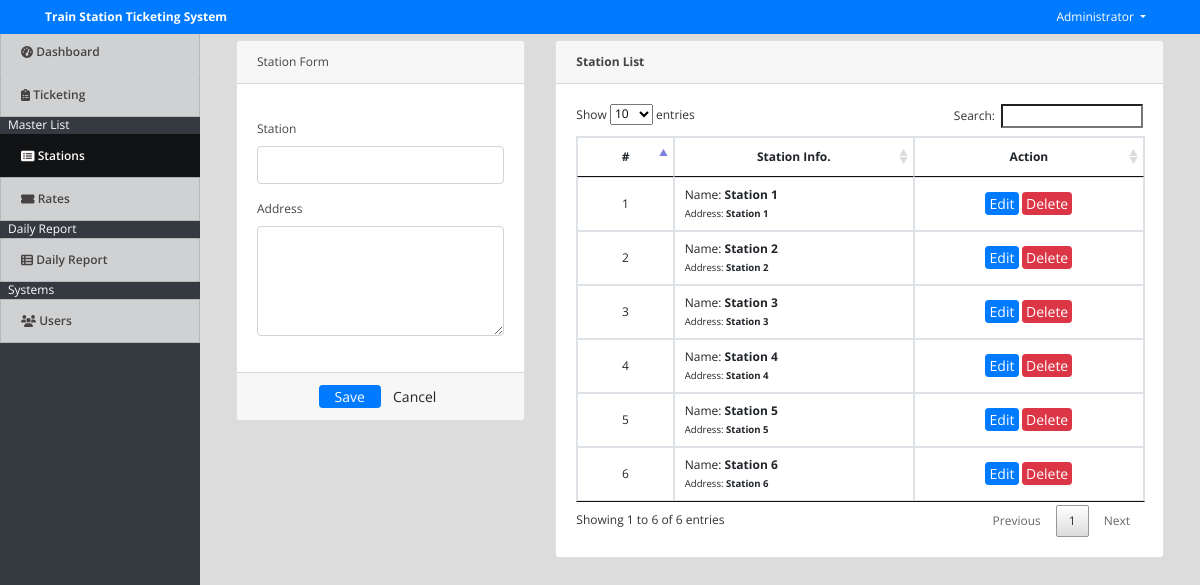
/index.php?page=stations (signed in), run on the app's committed database.
### tables this page shows
CREATE TABLE `stations` (
  `id` int(30) NOT NULL,
  `station` varchar(200) NOT NULL,
  `address` text NOT NULL
);

### stations.php (the view, shortened to what this page needs)
<?php include('db_connect.php');?>
<div class="container-fluid">
	<div class="col-lg-12">
		<div class="row">
			<div class="col-md-4">
			<form action="" id="manage-station">
				<div class="card">
					<div class="card-header">
						    Station Form
				  	</div>
					<div class="card-body">
							<div class="form-group">
								<label class="control-label">Station</label>
								<input type="text" class="form-control" name="station">
							</div>
							<div class="form-group">
								<label class="control-label">Address</label>
								<textarea name="address" id="address" cols="30" rows="4" class="form-control"></textarea>
							</div>
					</div>
					<div class="card-footer">
						<div class="row">
							<div class="col-md-12">
								<button class="btn btn-sm btn-primary col-sm-3 offset-md-3"> Save</button>
								<button class="btn btn-sm btn-default col-sm-3" type="button" onclick="$('#manage-station').get(0).reset()"> Cancel</button>
							</div>
						</div>
					</div>
				</div>
			</form>
			</div>
			<div class="col-md-8">
				<div class="card">
					<div class="card-header">
						<b>Station List</b>
					</div>
					<div class="card-body">
						<table class="table table-bordered table-hover">
							<thead>
								<tr>
									<th class="text-center">#</th>
									<th class="text-center">Station Info.</th>
									<th class="text-center">Action</th>
								</tr>
							</thead>
							<tbody>
								<?php
								$i = 1;
								$station = $conn->query("SELECT * FROM stations order by station asc");
								while($row=$station->fetch_assoc()):
								?>
								<tr>
									<td class="text-center"><?php echo $i++ ?></td>
									<td class="">
										<p>Name: <b><?php echo $row['station'] ?></b></p>
										<p><small>Address: <b><?php echo $row['address'] ?></b></small></p>
									</td>
									<td class="text-center">
										<button class="btn btn-sm btn-primary edit_station" type="button" data-id="<?php echo $row['id'] ?>" data-address="<?php echo $row['address'] ?>" data-station="<?php echo $row['station'] ?>" >Edit</button>
										<button class="btn btn-sm btn-danger delete_station" type="button" data-id="<?php echo $row['id'] ?>">Delete</button>
									</td>
								</tr>
								<?php endwhile; ?>
							</tbody>
						</table>
					</div>
				</div>
			</div>
		</div>
	</div>
</div>

### index.php (shortened to what this page needs)
<!DOCTYPE html>
<html lang="en">
<head>
<?php
 include('./header.php');
 ?>
</head>
<body>
	<?php include 'topbar.php' ?>
	<?php include 'navbar.php' ?>
  <main id="view-panel" >
      <?php $page = isset($_GET['page']) ? $_GET['page'] :'home'; ?>
  	<?php include $page.'.php' ?>
  </main>
</body>
</html>

### header.php (shortened to what this page needs)
  <link rel="stylesheet" href="assets/font-awesome/css/all.min.css">
<link href="assets/vendor/bootstrap/css/bootstrap.min.css" rel="stylesheet">
<link href="assets/vendor/icofont/icofont.min.css" rel="stylesheet">
<link href="assets/vendor/boxicons/css/boxicons.min.css" rel="stylesheet">
<link href="assets/vendor/venobox/venobox.css" rel="stylesheet">
<link href="assets/vendor/animate.css/animate.min.css" rel="stylesheet">
<link href="assets/vendor/remixicon/remixicon.css" rel="stylesheet">
<link href="assets/vendor/owl.carousel/assets/owl.carousel.min.css" rel="stylesheet">
<link href="assets/vendor/bootstrap-datepicker/css/bootstrap-datepicker.min.css" rel="stylesheet">
<link href="assets/DataTables/datatables.min.css" rel="stylesheet">
<link href="assets/css/jquery.datetimepicker.min.css" rel="stylesheet">
<link href="assets/css/select2.min.css" rel="stylesheet">
<link href="assets/css/style.css" rel="stylesheet">
<link type="text/css" rel="stylesheet" href="assets/css/jquery-te-1.4.0.css">

### topbar.php (shortened to what this page needs)
<nav class="navbar navbar-light fixed-top bg-primary" style="padding:0">
  <div class="container-fluid mt-2 mb-2">
  	<div class="col-lg-12">
      <div class="col-md-4 float-left text-white">
        <large><b><?php echo isset($_SESSION['system']['name']) ? $_SESSION['system']['name'] : '' ?></b></large>
      </div>
	  	<div class="float-right">
        <div class=" dropdown mr-4">
            <a href="#" class="text-white dropdown-toggle"  id="account_settings" data-toggle="dropdown" aria-haspopup="true" aria-expanded="false"><?php echo $_SESSION['login_name'] ?> </a>
        </div>
      </div>
  </div>
</nav>

### navbar.php (shortened to what this page needs)
<nav id="sidebar" class='mx-lt-5 bg-dark' >
		<div class="sidebar-list">
				<a href="index.php?page=home" class="nav-item nav-home"><span class='icon-field'><i class="fa fa-tachometer-alt "></i></span> Dashboard</a>
				<a href="ticketing/index.php" class="nav-item nav-ticketing"><span class='icon-field'><i class="fa fa-clipboard-list "></i></span> Ticketing</a>
				<?php if($_SESSION['login_type'] == 1): ?>
				<div class="mx-2 text-white">Master List</div>
				<a href="index.php?page=stations" class="nav-item nav-stations"><span class='icon-field'><i class="fa fa-list-alt "></i></span> Stations</a>
				<a href="index.php?page=prices" class="nav-item nav-prices"><span class='icon-field'><i class="fa fa-ticket-alt "></i></span> Rates</a>
				<?php endif; ?>
				<div class="mx-2 text-white">Daily Report</div>
				<a href="index.php?page=daily_report" class="nav-item nav-daily_report"><span class='icon-field'><i class="fa fa-th-list"></i></span> Daily Report</a>
				<?php if($_SESSION['login_type'] == 1): ?>
				<div class="mx-2 text-white">Systems</div>
				<a href="index.php?page=users" class="nav-item nav-users"><span class='icon-field'><i class="fa fa-users "></i></span> Users</a>
			<?php endif; ?>
		</div>
</nav>

### assets/css/style.css (style rules this page uses)
body { font-family: "Open Sans", sans-serif; color: #444444; width: 100%; height: calc(100%); font-size: 12px; }
a { color: #1977cc; }
nav#sidebar { height: calc(100%); position: fixed; z-index: 99; left: 0; width: 200px; font-size: 12px; top: 2.5em; }
a.nav-item { position: relative; display: block; padding: .75rem 1.25rem; margin-bottom: -1px; border: 1px solid rgba(0,0,0,.125); background-color: #ffffffc4; color: #484343; font-weight: 600; }
a.nav-item:hover, .nav-item.active { background-color: #000000ad; color: #fffafa; }
main#view-panel { margin-left: 200px; width:calc(100% - 200px); margin-top: 2.8em; padding: .5em }
.btn-sm { padding: .0001rem .2rem; }

### index.php (style rules this page uses)
body { background: #80808045; }

### stations.php (style rules this page uses)
td { vertical-align: middle !important; }
td p { margin:unset; }

### data on the page
stations: station "Station 1", address "Station 1"
stations: station "Station 2", address "Station 2"
stations: station "Station 3", address "Station 3"
stations: station "Station 4", address "Station 4"
stations: station "Station 5", address "Station 5"
stations: station "Station 6", address "Station 6"

### other printed values
$_SESSION['system']['name'] "Train Station Ticketing System"
$_SESSION['login_name'] "Administrator"
